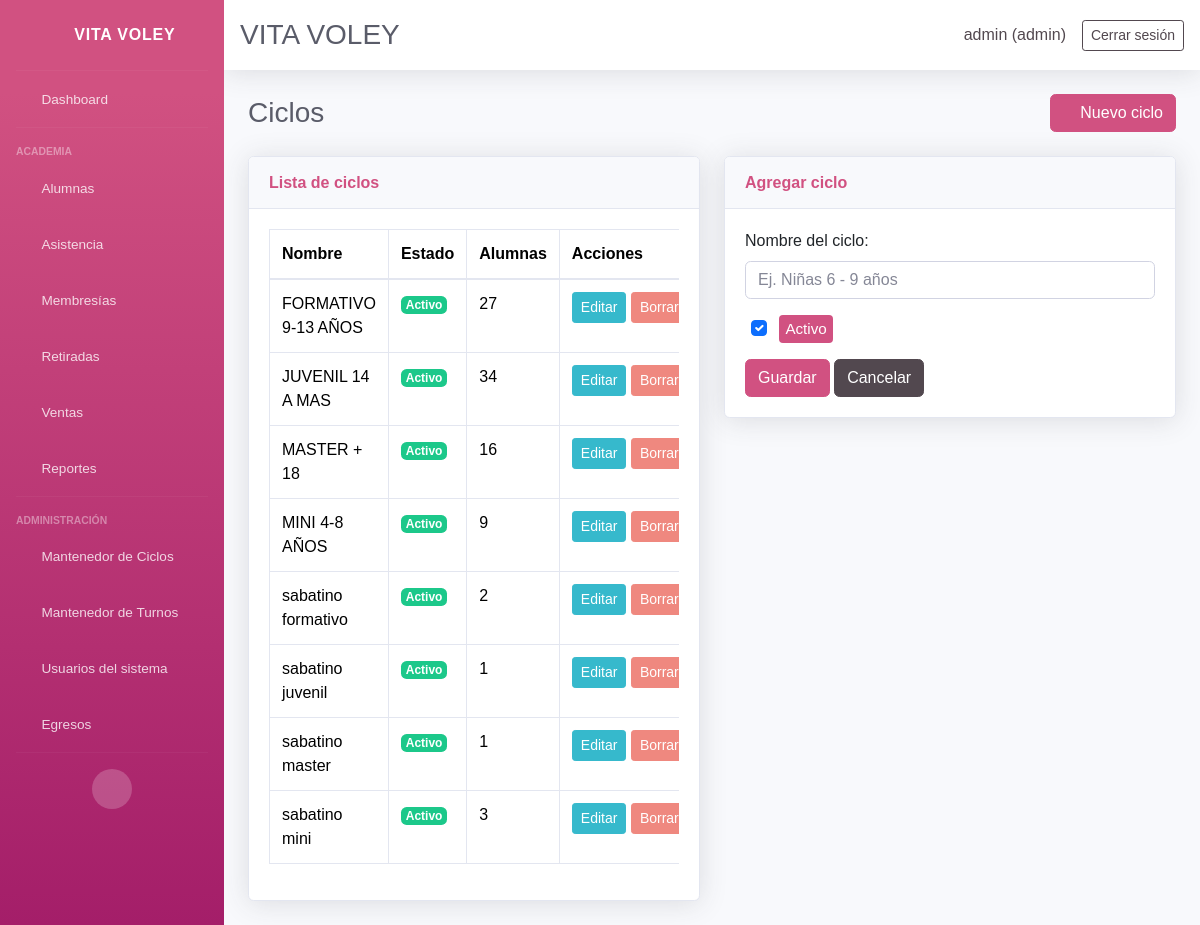
/cycles/ (signed in), run on an earlier commit of the app's database.
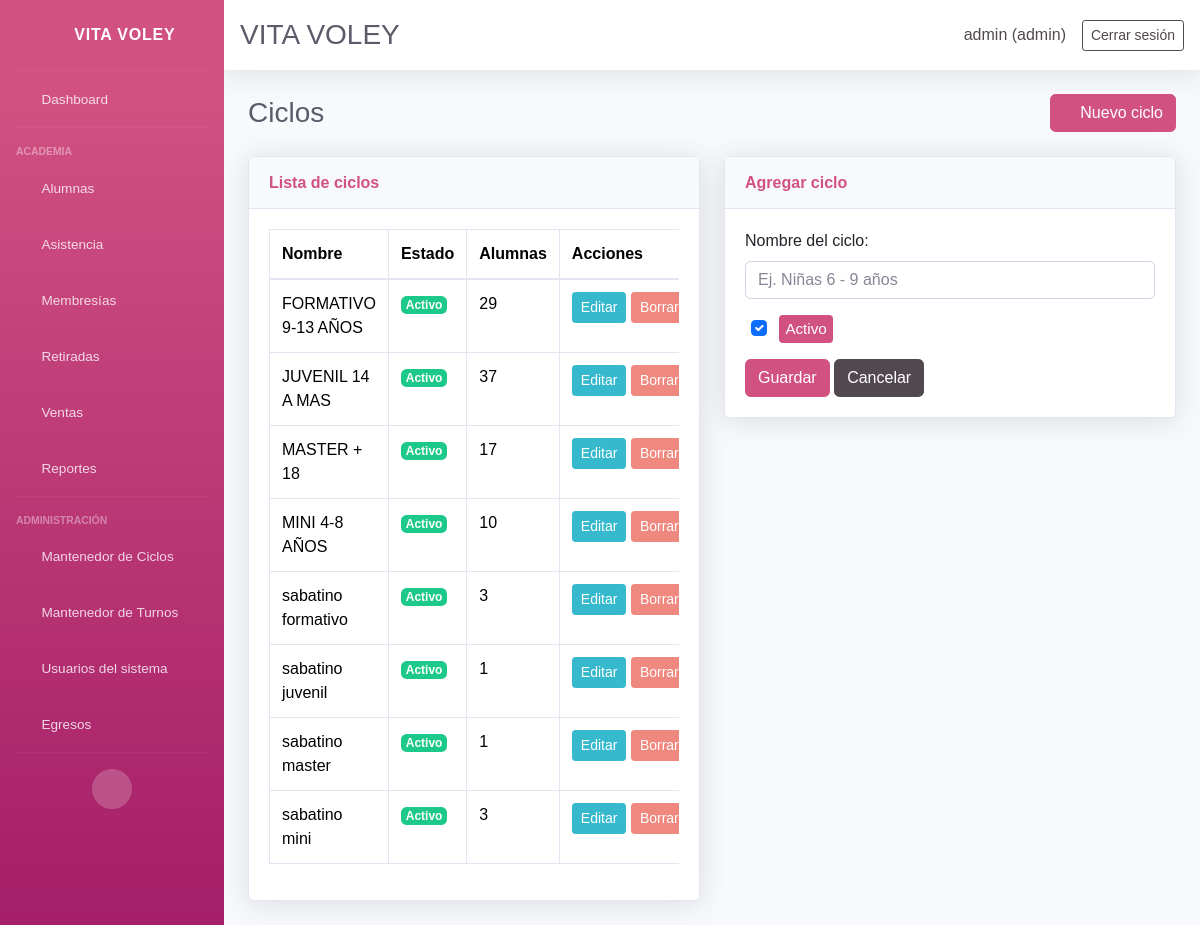
And on a later commit of the database.
### core/models.py (models this page shows, shortened)
class AuditableModel(models.Model):
    created_by = models.ForeignKey(
        settings.AUTH_USER_MODEL,
        on_delete=models.SET_NULL,
        null=True,
        blank=True,
        related_name='%(app_label)s_%(class)s_created',
        verbose_name='Creado por',
    )
    updated_by = models.ForeignKey(
        settings.AUTH_USER_MODEL,
        on_delete=models.SET_NULL,
        null=True,
        blank=True,
        related_name='%(app_label)s_%(class)s_updated',
        verbose_name='Actualizado por',
    )
    updated_at = models.DateTimeField(auto_now=True, verbose_name='Actualizado el')
    class Meta:
        abstract = True

class Cycle(AuditableModel, models.Model):
    name = models.CharField(max_length=120, verbose_name='Nombre')
    slug = models.SlugField(max_length=40, unique=True, editable=False)
    is_active = models.BooleanField(default=True, verbose_name='Activo')
    sort_order = models.PositiveSmallIntegerField(default=0, editable=False)
    created_at = models.DateTimeField(auto_now_add=True)
    class Meta:
        ordering = ['name']
        verbose_name = 'Ciclo'
        verbose_name_plural = 'Ciclos'

### core/views_cycles.py (the view)
# urls.py: path('cycles/', views_cycles.cycles_list, name='cycles_list'),
@login_required(login_url='login')
def cycles_list(request):
    admin_redirect = _ensure_admin(request)
    if admin_redirect:
        return admin_redirect
    edit_cycle = None
    edit_id = request.GET.get('edit')
    if request.method == 'POST':
        form = CycleForm(request.POST)
        if form.is_valid():
            form.save()
            return redirect('cycles_list')
    elif edit_id:
        edit_cycle = get_object_or_404(Cycle, pk=edit_id)
        form = CycleForm(instance=edit_cycle)
    else:
        form = CycleForm()
    cycles = Cycle.objects.annotate(student_count=Count('students')).order_by('name')
    return render(request, 'core/cycles.html', {
        'cycles': cycles,
        'form': form,
        'create_mode': not edit_cycle,
        'edit_mode': bool(edit_cycle),
        'cycle': edit_cycle,
    })

### core/forms.py
class CycleForm(forms.ModelForm):
    class Meta:
        model = Cycle
        fields = ['name', 'is_active']
        widgets = {
            'name': forms.TextInput(attrs={'class': 'form-control', 'placeholder': 'Ej. Niñas 6 - 9 años'}),
            'is_active': forms.CheckboxInput(attrs={'class': 'form-check-input'}),
        }
        labels = {
            'name': 'Nombre del ciclo',
            'is_active': 'Activo',
        }

### core/audit.py (called while the page is built)
def set_current_user(user):
    _thread_locals.user = user

    def __call__(self, request):
        if getattr(request, 'user', None) and request.user.is_authenticated:
            set_current_user(request.user)
        else:
            set_current_user(None)
        try:
            return self.get_response(request)
        finally:
            set_current_user(None)

### core/context_processors.py (called while the page is built, shortened)
def user_role_context(request):
    user_role = None
    is_admin = False
    is_secretary = False
    if request.user.is_authenticated:
        if request.user.is_superuser:
            user_role = 'admin'
            is_admin = True
    return {
        'user_role': user_role,
        'is_admin': is_admin,
        'is_secretary': is_secretary,
    }

### core/templates/core/cycles.html (shortened to what this page needs)
{% extends 'core/base.html' %}
{% block content %}
<div class="d-sm-flex align-items-center justify-content-between mb-4">
    <h1 class="h3 mb-0 text-gray-800">Ciclos</h1>
    <a class="btn btn-primary" href="{% url 'cycles_list' %}"><i class="fas fa-plus"></i> Nuevo ciclo</a>
</div>
<div class="row">
    <div class="col-lg-6">
        <div class="card shadow mb-4">
            <div class="card-header py-3">
                <h6 class="m-0 font-weight-bold text-primary">Lista de ciclos</h6>
            </div>
            <div class="card-body">
                <div class="table-responsive">
                    <table class="table table-bordered">
                        <thead>
                            <tr>
                                <th>Nombre</th>
                                <th>Estado</th>
                                <th>Alumnas</th>
                                <th>Acciones</th>
                            </tr>
                        </thead>
                        <tbody>
                            {% for item in cycles %}
                            <tr>
                                <td>{{ item.name }}</td>
                                <td>
                                    {% if item.is_active %}
                                    <span class="badge badge-success">Activo</span>
                                    {% else %}
                                    <span class="badge badge-secondary">Inactivo</span>
                                    {% endif %}
                                </td>
                                <td>{{ item.student_count }}</td>
                                <td class="text-nowrap">
                                    <a class="btn btn-sm btn-info" href="{% url 'cycle_edit' item.id %}">Editar</a>
                                    <form method="post" action="{% url 'cycle_delete' item.id %}" class="d-inline" onsubmit="return confirm('¿Eliminar este ciclo?');">
                                        <button class="btn btn-sm btn-danger" type="submit" {% if item.student_count %}disabled title="Tiene alumnas asignadas"{% endif %}>Borrar</button>
                                    </form>
                                </td>
                            </tr>
                            {% empty %}
                            <tr><td colspan="4">No hay ciclos registrados.</td></tr>
                            {% endfor %}
                        </tbody>
                    </table>
                </div>
            </div>
        </div>
    </div>
    <div class="col-lg-6">
        <div class="card shadow mb-4">
            <div class="card-header py-3">
                <h6 class="m-0 font-weight-bold text-primary">{% if edit_mode %}Editar ciclo{% else %}Agregar ciclo{% endif %}</h6>
            </div>
            <div class="card-body">
                <form method="post" action="{% if edit_mode %}{% url 'cycle_edit' cycle.id %}{% else %}{% url 'cycles_list' %}{% endif %}">
                    <div class="form-group">
                        {{ form.name.label_tag }}
                        {{ form.name }}
                    </div>
                    <div class="form-group form-check">
                        {{ form.is_active }}
                        <label class="form-check-label" for="{{ form.is_active.id_for_label }}">{{ form.is_active.label }}</label>
                    </div>
                    <button type="submit" class="btn btn-primary">Guardar</button>
                    <a class="btn btn-secondary" href="{% url 'cycles_list' %}">Cancelar</a>
                </form>
            </div>
        </div>
    </div>
</div>
{% endblock %}

What changed in the data, as far as the page shows it:
changed Cycle "FORMATIVO 9-13 AÑOS": student_count "27" → "29"
changed Cycle "JUVENIL 14 A MAS": student_count "34" → "37"
changed Cycle "MASTER + 18": student_count "16" → "17"
changed Cycle "MINI 4-8 AÑOS": student_count "9" → "10"
changed Cycle "sabatino formativo": student_count "2" → "3"
